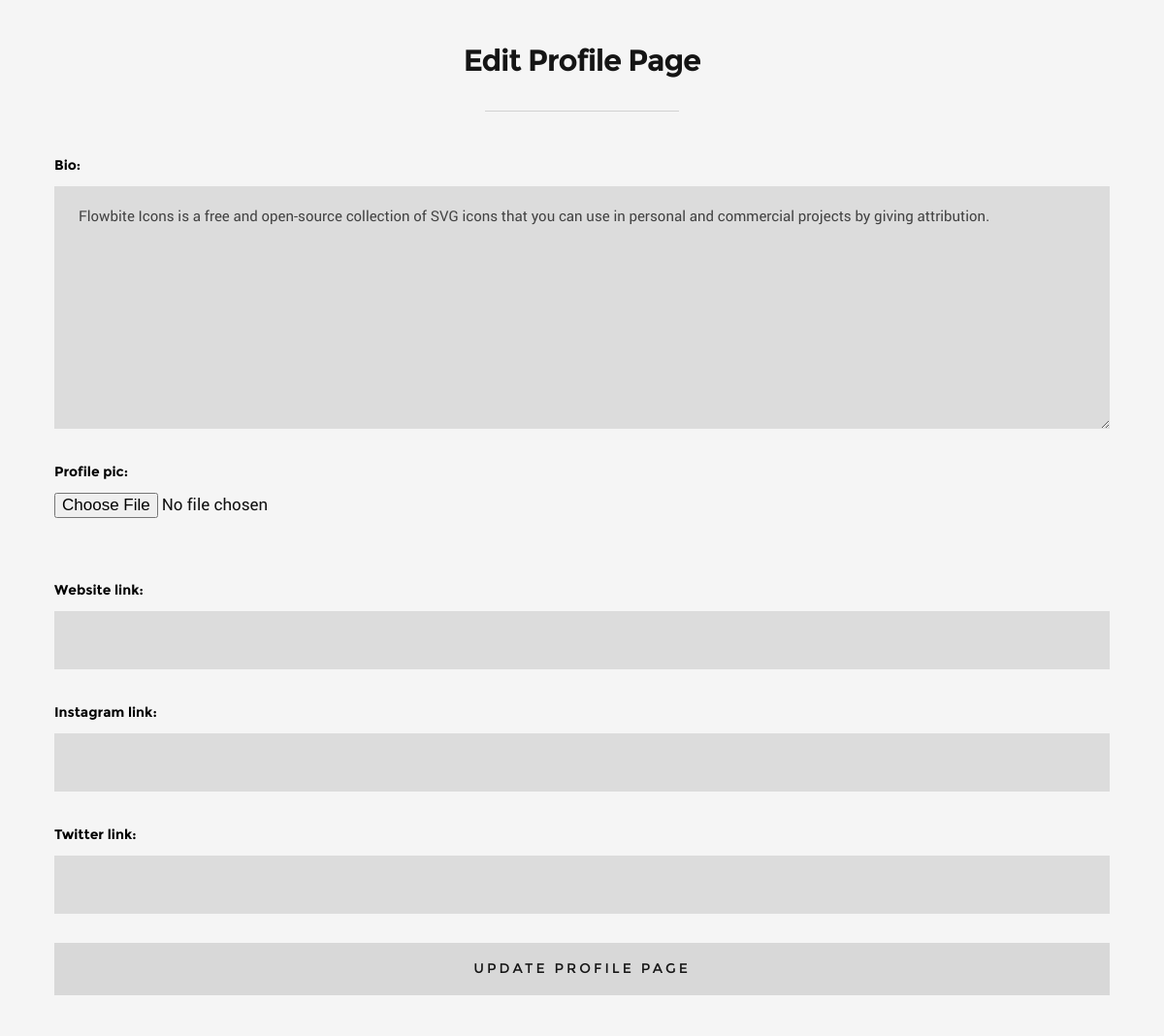
Page /members/amirhosein_fallahan/edit-profile-page/ (signed in) on the earlier database version.
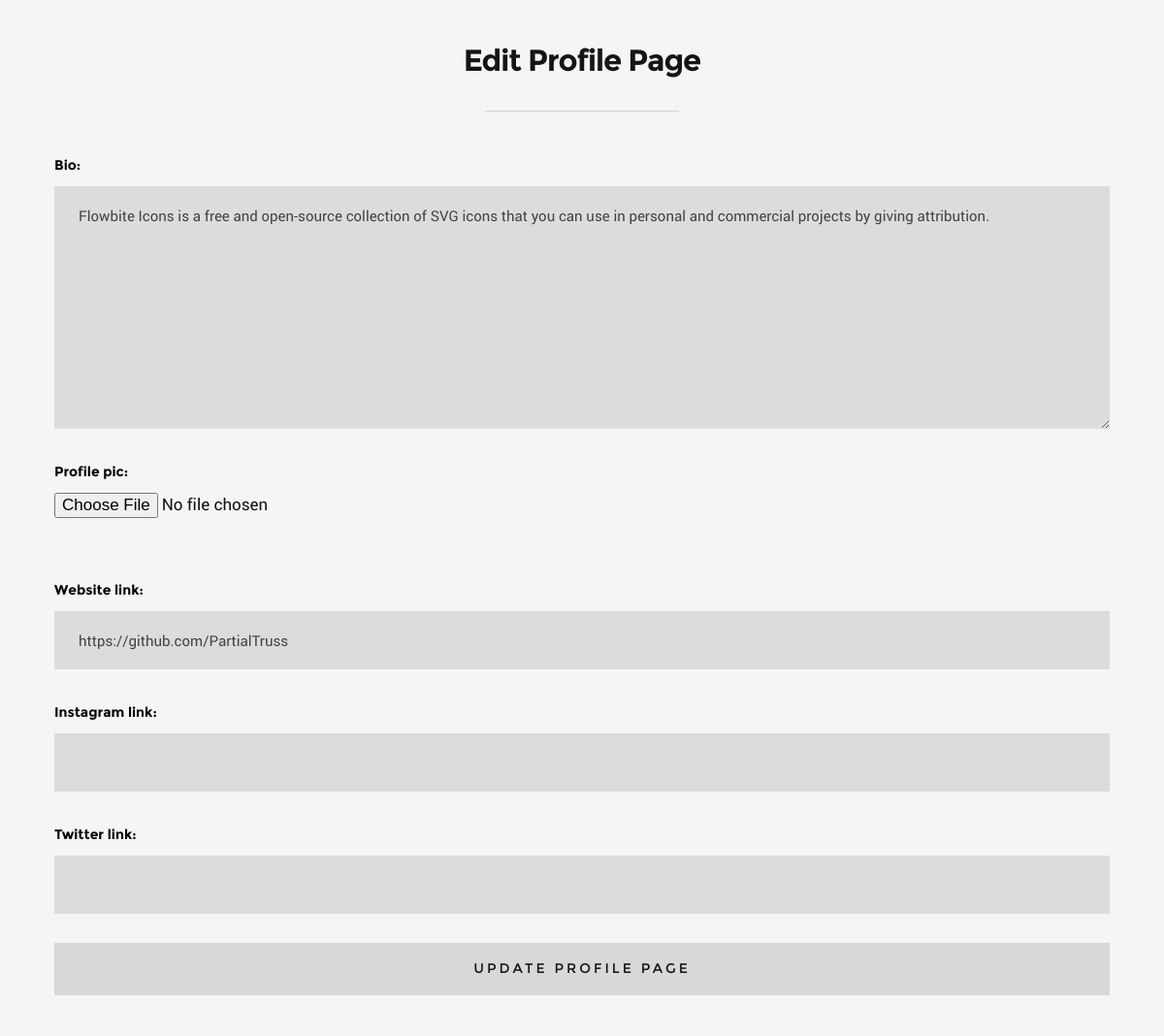
Same page on the later database version.
### blog/models.py (models this page shows, shortened)
class Profile(models.Model):
    user = models.OneToOneField(User, null=True, on_delete=models.CASCADE)  # Associate with User model
    bio = models.TextField(max_length=500)
    profile_pic = models.ImageField(null=True, blank=True, upload_to='images/profile/')
    website_link = models.CharField(max_length=255, null=True, blank=True)
    instagram_link = models.CharField(max_length=255, null=True, blank=True)
    twitter_link = models.CharField(max_length=255, null=True, blank=True)
    slug = models.SlugField(max_length=100, unique=True, blank=True)

### members/views.py (the view)
# urls.py: path('<slug:slug>/edit-profile-page/', views.EditProfilePageView.as_view(), name='edit-profile-page-url'),
class EditProfilePageView(generic.UpdateView):
    model = Profile
    template_name = 'registration/edit_profile_page.html'
    form_class = ProfilePageForm
    success_url = reverse_lazy('home-url')

### members/forms.py
class ProfilePageForm(forms.ModelForm):
    class Meta:
        model = Profile
        fields = ['bio', 'profile_pic', 'website_link', 'instagram_link', 'twitter_link']
        widgets = {
            'bio': forms.Textarea(attrs={'class': 'full-width', 'placeholder': 'Maximum 500 characters'}),
            'website_link': forms.TextInput(attrs={'class': 'full-width'}),
            'instagram_link': forms.TextInput(attrs={'class': 'full-width'}),
            'twitter_link': forms.TextInput(attrs={'class': 'full-width'})
        }

### members/templates/registration/edit_profile_page.html (shortened to what this page needs)
{% extends '_layout.html' %}
{% load static %}
{% block content %}
    {% if user.is_authenticated %}
        {% if user.id == profile.user.id %}
            <section id="page-header">
                <div class="row current-cat">
                    <div class="col-full">
                        <h1>Edit Profile Page</h1>
                    </div>
                </div>
            </section>
            <section id="bricks" class="with-top-sep">
                <div class="row current-cat">
                    <div class="col-full">
                        <form method="POST" enctype="multipart/form-data">
                            {{ form.as_p }}
                            <button class="btn full-width">Update Profile Page</button>
                        </form>
                    </div>
                </div>
            </section>
        {% endif %}
    {% else %}
        <img src="{% static 'images/access-denied.png' %}" alt="Access Denied">
    {% endif %}
{% endblock %}

### templates/_layout.html (shortened to what this page needs)
{% load render_partial %}
{% load static %}
<!DOCTYPE html>
<html class="no-js" lang="en">
<head>
    {% include 'header_references.html' %}
</head>
<body id="top">
{% block content %}{% endblock %}
</body>
</html>

### templates/header_references.html (shortened to what this page needs)
<link rel="stylesheet" href="/static/css/base.css">
<link rel="stylesheet" href="/static/css/vendor.css">
<link rel="stylesheet" href="/static/css/main.css">

### static/css/base.css (style rules this page uses)
html { font-family: sans-serif; -ms-text-size-adjust: 100%; -webkit-text-size-adjust: 100%; }
body { margin: 0; }
article, aside, details, figcaption, figure, footer, header, hgroup, main, menu, nav, section, summary { display: block; }
h1 { font-size: 2em; margin: 0.67em 0; }
button, input, optgroup, select, textarea { color: inherit; font: inherit; margin: 0; }
button { overflow: visible; }
button, select { text-transform: none; }
button, html input[type="button"], input[type="reset"], input[type="submit"] { -webkit-appearance: button; cursor: pointer; }
input { line-height: normal; }
textarea { overflow: auto; }
html { font-size: 62.5%; box-sizing: border-box; }
*, *::before, *::after { box-sizing: inherit; }
body { font-weight: normal; line-height: 1; text-rendering: optimizeLegibility; word-wrap: break-word; -webkit-overflow-scrolling: touch; -webkit-text-size-adjust: none; }
body, input, button { -moz-osx-font-smoothing: grayscale; -webkit-font-smoothing: antialiased; }
div, dl, dt, dd, ul, ol, li, h1, h2, h3, h4, h5, h6, pre, form, p, blockquote, th, td { margin: 0; padding: 0; }
h1, h2, h3, h4, h5, h6 { -webkit-font-variant-ligatures: common-ligatures; -moz-font-variant-ligatures: common-ligatures; font-variant-ligatures: common-ligatures; text-rendering: optimizeLegibility; }
input[type="email"], input[type="number"], input[type="search"], input[type="text"], input[type="tel"], input[type="url"], input[type="password"], textarea { -webkit-appearance: none; -moz-appearance: none; -ms-appearance: none; -o-appearance: none; appearance: none; }
.row { width: 94%; max-width: 1170px; margin: 0 auto; }
.row:before, .row:after { content: ""; display: table; }
.row:after { clear: both; }
[class*="col-"], .bgrid { float: left; }
[class*="col-"] { padding: 0 20px; }
.col-twelve, .col-full { width: 100%; }
.full-width { width: 100%; }

### static/css/main.css (style rules this page uses)
html { font-size: 10px; }
html, body { height: 100%; }
body { background: #f5f5f5; font-family: "roboto-regular", sans-serif; font-size: 1.7rem; line-height: 3rem; color: #111111; }
h1, h2, h3, h4, h5, h6, .h01, .h02, .h03, .h04, .h05, .h06 { font-family: "montserrat-bold", sans-serif; color: #151515; font-style: normal; text-rendering: optimizeLegibility; margin-bottom: 2.1rem; }
h1, .h01 { font-size: 3.1rem; line-height: 1.35; letter-spacing: -.1rem; }
button, .button { margin-bottom: 1.2; }
input, textarea, select, pre, blockquote, figure, table, p, ul, ol, dl, form, .fluid-video-wrapper, .ss-custom-select { margin-bottom: 3rem; }
input[type="email"], input[type="number"], input[type="search"], input[type="text"], input[type="tel"], input[type="url"], input[type="password"], textarea, select { display: block; height: 6rem; padding: 1.5rem 2.5rem; border: 0; outline: none; vertical-align: middle; color: rgba(0, 0, 0, 0.7); font-family: "roboto-regular", sans-serif; font-size: 1.5rem; line-height: 3rem; max-width: 100%; background: rgba(0, 0, 0, 0.1); border: none; -moz-transition: all 0.3s ease-in-out; -o-transition: all 0.3s ease-in-out; -webkit-transition: all 0.3s ease-in-out; -ms-transition: all 0.3s ease-in-out; transition: all 0.3s ease-in-out; }
textarea { min-height: 25rem; }
label, legend { font-family: "montserrat-bold", sans-serif; font-size: 1.4rem; margin-bottom: .6rem; color: black; display: block; }
.button, a.button, button, input[type="submit"], input[type="reset"], input[type="button"] { display: inline-block; font-family: "montserrat-regular", sans-serif; font-size: 1.4rem; text-transform: uppercase; letter-spacing: .3rem; height: 5.4rem; line-height: 5.4rem; padding: 0 3rem; margin: 0 .3rem 1.2rem 0; background: #d8d8d8; color: #151515; text-decoration: none; cursor: pointer; text-align: center; white-space: nowrap; border: none; -moz-transition: all 0.3s ease-in-out; -o-transition: all 0.3s ease-in-out; -webkit-transition: all 0.3s ease-in-out; -ms-transition: all 0.3s ease-in-out; transition: all 0.3s ease-in-out; }
button.full-width, .button.full-width { width: 100%; margin-right: 0; }
#page-header { padding: 4.2rem 0 0 0; text-align: center; }
#page-header .row { max-width: 870px; }
#page-header h1 { margin-bottom: 3rem; }
#bricks { padding-top: 4.2rem; }
#bricks.with-top-sep { position: relative; }
#bricks.with-top-sep::before { content: ""; display: block; position: absolute; left: 50%; top: 0; margin-left: -100px; width: 200px; height: 1px; background-color: #D1D1D1; }

Differences in the rows shown:
changed Profile: website_link (not shown) → "https://github.com/PartialTruss"
